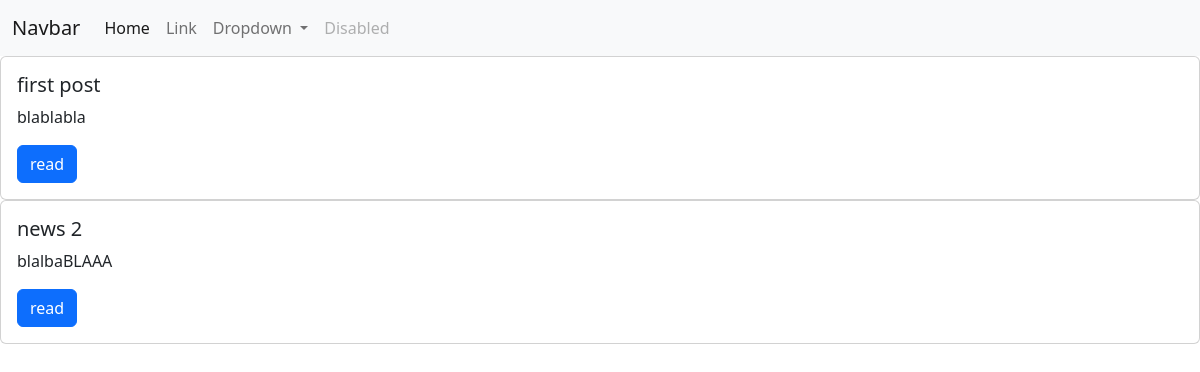
The app's page /, older data.
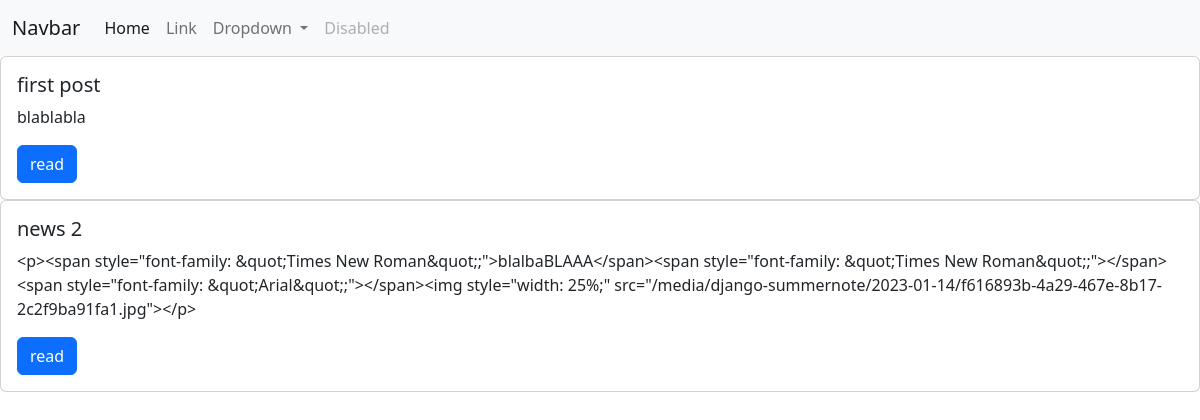
The same page, newer data.
### blog/models.py (models this page shows, shortened)
class BlogEntry(models.Model):
    class Meta:
        verbose_name = 'Post'
        verbose_name_plural = 'Posts'
    title = models.CharField(max_length=50, null=False)
    text = models.TextField()
    created_at = models.DateTimeField(auto_now_add=True, null=False)
    rubric = models.ForeignKey(Rubric,null=True,on_delete=models.SET_NULL)

### blog/views.py (the view)
# urls.py: path('', index),
def index(request):
    entries = BlogEntry.objects.all()
    print(request.user)
    return render(request, 'index.html', {'entries': entries})

### templates/index.html
{% extends 'base.html' %}
{% block content %}
{% for post in entries %}
<div class="card" style="width: 100%;">
  <div class="card-body">
    <h5 class="card-title">{{post.title}}</h5>
    <p class="card-text">{{post.text}}</p>
    <a href="/post/{{post.id}}" class="btn btn-primary">read</a>
 </div>
</div>
{% endfor %}
{% endblock %}

### templates/base.html (shortened to what this page needs)
<!DOCTYPE html>
<html lang="en">
<head>
<link href="https://cdn.jsdelivr.net/npm/bootstrap@5.2.0/dist/css/bootstrap.min.css" rel="stylesheet">
</head>
<body>
<nav class="navbar navbar-expand-lg bg-light">
  <div class="container-fluid">
    <a class="navbar-brand" href="#">Navbar</a>
    <div class="collapse navbar-collapse" id="navbarSupportedContent">
      <ul class="navbar-nav me-auto mb-2 mb-lg-0">
        <li class="nav-item">
          <a class="nav-link active" aria-current="page" href="#">Home</a>
        </li>
        <li class="nav-item">
          <a class="nav-link" href="#">Link</a>
        </li>
        <li class="nav-item dropdown">
          <a class="nav-link dropdown-toggle" href="#" role="button" data-bs-toggle="dropdown" aria-expanded="false">
            Dropdown
          </a>
        </li>
        <li class="nav-item">
          <a class="nav-link disabled">Disabled</a>
        </li>
      </ul>
    </div>
  </div>
</nav>
{% block content %}
{% endblock %}
</body>
</html>

Row changes from the older to the newer data that the page shows:
changed BlogEntry "news 2": text "blalbaBLAAA" → "<p><span style=\"font-family: &quot;Times New Roman&quot;;\">blalbaBLAAA</span><span style=\"font-family: &quot;Times New Roman&quot;;\"> </span><span style=\"font-family: &quot;Arial&quot;;\"> </span><img style=\"width: 25%;\" src=\"/media/django-summernote/2023-01-14/f616893b-4a29-467e-8b17-2c2f9ba91fa1.jpg\"></p>"
